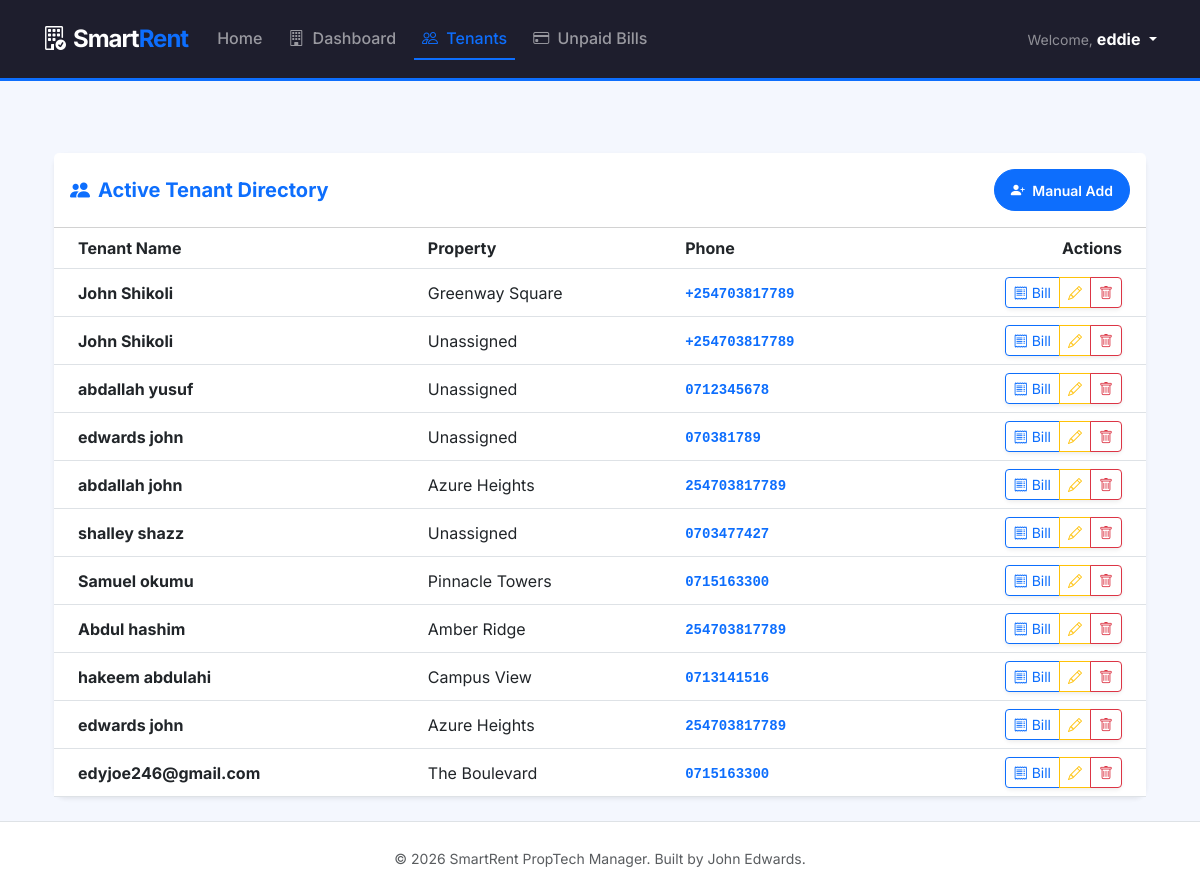
The app's page /tenants/ (signed in) with its own data.
### smart_rent/models.py (models this page shows, shortened)
class Tenant(models.Model):
    user = models.OneToOneField(User, on_delete=models.CASCADE)
    property = models.ForeignKey(Property, on_delete=models.SET_NULL, null=True, blank=True)
    full_name = models.CharField(max_length=200, blank=True) # Added to display names like "John Shikoli"
    phone_number = models.CharField(max_length=15)
    rent_amount = models.DecimalField(max_digits=10, decimal_places=2, default=0.00)

class Property(models.Model):
    CATEGORY_CHOICES = [
        ('1-Bedroom Apartment', '1-Bedroom Apartment'),
        ('2-Bedroom Apartment', '2-Bedroom Apartment'),
        ('3-Bedroom Apartment', '3-Bedroom Apartment'),
        ('Executive/Serviced Apartment', 'Executive/Serviced Apartment'),
        ('Bungalow', 'Bungalow'),
        ('Maisonette', 'Maisonette'),
        ('Townhouse', 'Townhouse'),
        ('Villa', 'Villa'),
        ('Student Hostel/Housing', 'Student Hostel/Housing'),
        ('Airbnb/Short-Term Rental', 'Airbnb/Short-Term Rental'),
    ]
    name = models.CharField(max_length=200)
    landlord = models.ForeignKey(User, on_delete=models.CASCADE)
    address = models.CharField(max_length=300)
    category = models.CharField(
        max_length=100,
        choices=CATEGORY_CHOICES,
        default="2-Bedroom Apartment"
    )
    price_per_month = models.DecimalField(max_digits=10, decimal_places=2, default=0.00)
    image = models.ImageField(upload_to='property_pics/', default='default_house.jpg', null=True, blank=True)
    is_occupied = models.BooleanField(default=False)

### smart_rent/views.py (the view)
# urls.py: path('tenants/', views.tenant_list, name='tenant_list'),
@login_required
@user_passes_test(is_landlord)
def tenant_list(request):
    tenants = Tenant.objects.all()
    return render(request, 'smart_rent/tenants_list.html', {'tenants': tenants})

### smart_rent/views.py (called while the page is built)
def is_landlord(user):
    return user.is_superuser or user.is_staff

### smart_rent/templates/smart_rent/tenants_list.html (shortened to what this page needs)
{% extends 'smart_rent/base.html' %}
{% block content %}
<div class="container py-4">
    <div class="card shadow-sm border-0">
        <div class="card-header bg-white py-3 d-flex justify-content-between align-items-center">
            <h5 class="mb-0 fw-bold text-primary"><i class="bi bi-people-fill me-2"></i>Active Tenant Directory</h5>
            <a href="{% url 'add_tenant' %}" class="btn btn-primary btn-sm rounded-pill px-3">
                <i class="bi bi-person-plus-fill me-1"></i> Manual Add
            </a>
        </div>
        <div class="card-body p-0">
            <div class="table-responsive">
                <table class="table table-hover align-middle mb-0 text-nowrap">
                    <thead class="bg-light">
                        <tr>
                            <th class="ps-4">Tenant Name</th>
                            <th>Property</th>
                            <th>Phone</th>
                            <th class="text-end pe-4">Actions</th>
                        </tr>
                    </thead>
                    <tbody>
                        {% for tenant in tenants %}
                        <tr>
                            <td class="ps-4">
                                <div class="fw-bold">{{ tenant.full_name|default:tenant.user.get_full_name|default:tenant.user.username }}</div>
                            </td>
                            <td>{{ tenant.property.name|default:"Unassigned" }}</td>
                            <td><code class="text-primary fw-bold">{{ tenant.phone_number }}</code></td>
                            <td class="text-end pe-4">
                                <div class="btn-group shadow-sm">
                                    <a href="{% url 'generate_bill' tenant.id %}" class="btn btn-outline-primary btn-sm" title="Generate Bill">
                                        <i class="bi bi-receipt"></i> Bill
                                    </a>
                                    <a href="{% url 'edit_tenant' tenant.id %}" class="btn btn-outline-warning btn-sm" title="Update Details">
                                        <i class="bi bi-pencil"></i>
                                    </a>
                                    <a href="{% url 'delete_tenant' tenant.id %}" class="btn btn-outline-danger btn-sm" onclick="return confirm('Are you sure?')" title="Delete">
                                        <i class="bi bi-trash"></i>
                                    </a>
                                </div>
                            </td>
                        </tr>
                        {% empty %}
                        <tr><td colspan="4" class="text-center py-4">No active tenants found.</td></tr>
                        {% endfor %}
                    </tbody>
                </table>
            </div>
        </div>
    </div>
</div>
{% endblock %}

### smart_rent/templates/smart_rent/base.html (shortened to what this page needs)
<!DOCTYPE html>
<html lang="en">
<head>
    <link href="https://cdn.jsdelivr.net/npm/bootstrap@5.3.0/dist/css/bootstrap.min.css" rel="stylesheet">
    <link rel="stylesheet" href="https://cdn.jsdelivr.net/npm/bootstrap-icons@1.11.1/font/bootstrap-icons.css">
</head>
<body>
    <nav class="navbar navbar-expand-lg navbar-dark sticky-top mb-5">
        <div class="container">
            <a class="navbar-brand text-white" href="{% if user.is_staff %}{% url 'dashboard' %}{% elif user.is_authenticated %}{% url 'tenant_portal' %}{% else %}{% url 'landing' %}{% endif %}">
                <i class="bi bi-building-check me-2"></i>Smart<span class="text-primary">Rent</span>
            </a>
            <div class="collapse navbar-collapse" id="navbarNav">
                <ul class="navbar-nav me-auto">
                    {% if not user.is_authenticated or user.is_staff %}
                    <li class="nav-item">
                        <a class="nav-link {% if request.resolver_match.url_name == 'landing' %}active{% endif %}" href="{% url 'landing' %}">Home</a>
                    </li>
                    {% endif %}
                    <li class="nav-item">
                        <a class="nav-link {% if request.resolver_match.url_name == 'dashboard' %}active{% endif %}" href="{% url 'dashboard' %}">
                            <i class="bi bi-building me-1"></i>
                            {% if user.is_authenticated and user.is_staff %}Dashboard{% else %}Browse Properties{% endif %}
                        </a>
                    </li>
                    {% if user.is_authenticated and user.is_staff %}
                        <li class="nav-item">
                            <a class="nav-link {% if request.resolver_match.url_name == 'tenant_list' %}active{% endif %}" href="{% url 'tenant_list' %}">
                                <i class="bi bi-people me-1"></i> Tenants
                            </a>
                        </li>
                        <li class="nav-item">
                            <a class="nav-link {% if request.resolver_match.url_name == 'unpaid_bills' %}active{% endif %}" href="{% url 'unpaid_bills' %}">
                                <i class="bi bi-credit-card me-1"></i> Unpaid Bills
                            </a>
                        </li>
                    {% endif %}
                </ul>
                <div class="d-flex align-items-center gap-3">
                    {% if user.is_authenticated %}
                        <div class="dropdown">
                            <button class="btn btn-link text-white text-decoration-none dropdown-toggle p-0" type="button" data-bs-toggle="dropdown" aria-expanded="false">
                                <span class="text-white-50 small">Welcome, </span><span class="fw-bold">{{ user.username }}</span>
                            </button>
                        </div>
                    {% else %}
                        <a href="{% url 'login' %}" class="btn btn-outline-light btn-sm px-3">Login</a>
                        <a href="{% url 'register' %}" class="btn btn-primary btn-sm px-3">Register</a>
                    {% endif %}
                </div>
            </div>
        </div>
    </nav>
    <div class="container">
        <main>
            {% block content %}
            {% endblock %}
        </main>
    </div>
    <footer class="py-4 mt-auto text-center text-muted border-top bg-white">
        <div class="container">
            <small>&copy; 2026 SmartRent PropTech Manager. Built by John Edwards.</small>
        </div>
    </footer>
</body>
</html>

### smart_rent/templates/smart_rent/base.html (style rules this page uses)
:root { --primary-color: #0d6efd; --dark-bg: #1e1e2d; }
body { font-family: 'Inter', sans-serif; background-color: #f4f7fe; color: #333; min-height: 100vh; display: flex; flex-direction: column; }
.navbar { background-color: var(--dark-bg) !important; padding: 1rem 0; border-bottom: 3px solid var(--primary-color); }
.navbar-brand { font-weight: 700; letter-spacing: -1px; font-size: 1.5rem; }
.nav-link { font-weight: 500; transition: all 0.3s; margin: 0 5px; }
.nav-link.active { color: var(--primary-color) !important; border-bottom: 2px solid var(--primary-color); }
main { flex: 1; }
.card { border: none; border-radius: 12px; box-shadow: 0 10px 30px rgba(0,0,0,0.05); }
.btn-primary { border-radius: 8px; padding: 0.6rem 1.2rem; font-weight: 600; }

### records on screen
Tenant: full_name "John Shikoli", property.name "Greenway Square", phone_number "+254703817789"
Tenant: full_name "John Shikoli", property.name "Unassigned", phone_number "+254703817789"
Tenant: full_name "abdallah yusuf", property.name "Unassigned", phone_number "0712345678"
Tenant: full_name "edwards john", property.name "Unassigned", phone_number "070381789"
Tenant: full_name "abdallah john", property.name "Azure Heights", phone_number "254703817789"
Tenant: full_name "shalley shazz", property.name "Unassigned", phone_number "0703477427"
Tenant: full_name "Samuel okumu", property.name "Pinnacle Towers", phone_number "0715163300"
Tenant: full_name "Abdul hashim", property.name "Amber Ridge", phone_number "254703817789"
Tenant: full_name "hakeem abdulahi", property.name "Campus View", phone_number "0713141516"
Tenant: full_name "edwards john", property.name "Azure Heights", phone_number "254703817789"
Tenant: full_name "edyjoe246@gmail.com", property.name "The Boulevard", phone_number "0715163300"

### other values on screen
{{ user.username }} "eddie"
